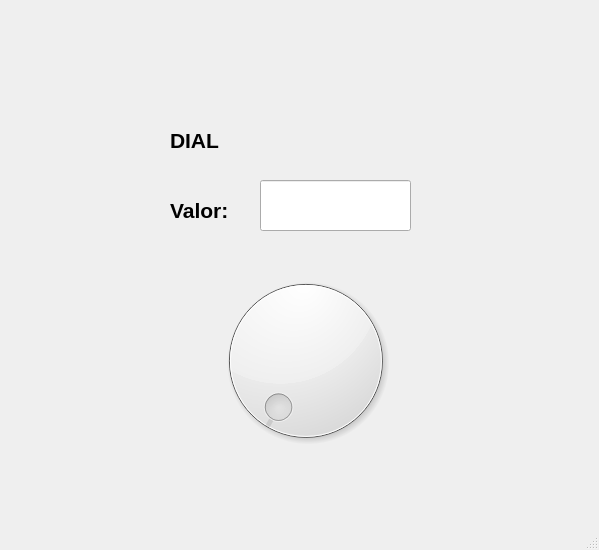
<?xml version="1.0" encoding="UTF-8"?>
<ui version="4.0">
 <class>MainWindow</class>
 <widget class="QMainWindow" name="MainWindow">
  <property name="geometry">
   <rect>
    <x>0</x>
    <y>0</y>
    <width>599</width>
    <height>550</height>
   </rect>
  </property>
  <property name="windowTitle">
   <string>MainWindow</string>
  </property>
  <widget class="QWidget" name="centralwidget">
   <widget class="QLabel" name="label">
    <property name="geometry">
     <rect>
      <x>170</x>
      <y>120</y>
      <width>81</width>
      <height>41</height>
     </rect>
    </property>
    <property name="font">
     <font>
      <pointsize>16</pointsize>
      <weight>75</weight>
      <bold>true</bold>
     </font>
    </property>
    <property name="text">
     <string>DIAL</string>
    </property>
   </widget>
   <widget class="QLineEdit" name="txt_valor">
    <property name="geometry">
     <rect>
      <x>260</x>
      <y>180</y>
      <width>151</width>
      <height>51</height>
     </rect>
    </property>
    <property name="font">
     <font>
      <pointsize>16</pointsize>
     </font>
    </property>
    <property name="alignment">
     <set>Qt::AlignCenter</set>
    </property>
   </widget>
   <widget class="QDial" name="dial">
    <property name="geometry">
     <rect>
      <x>210</x>
      <y>250</y>
      <width>191</width>
      <height>221</height>
     </rect>
    </property>
   </widget>
   <widget class="QLabel" name="label_2">
    <property name="geometry">
     <rect>
      <x>170</x>
      <y>190</y>
      <width>81</width>
      <height>41</height>
     </rect>
    </property>
    <property name="font">
     <font>
      <pointsize>16</pointsize>
      <weight>75</weight>
      <bold>true</bold>
     </font>
    </property>
    <property name="text">
     <string>Valor:</string>
    </property>
   </widget>
  </widget>
  <widget class="QMenuBar" name="menubar">
   <property name="geometry">
    <rect>
     <x>0</x>
     <y>0</y>
     <width>599</width>
     <height>26</height>
    </rect>
   </property>
  </widget>
  <widget class="QStatusBar" name="statusbar"/>
 </widget>
 <resources/>
 <connections/>
</ui>
